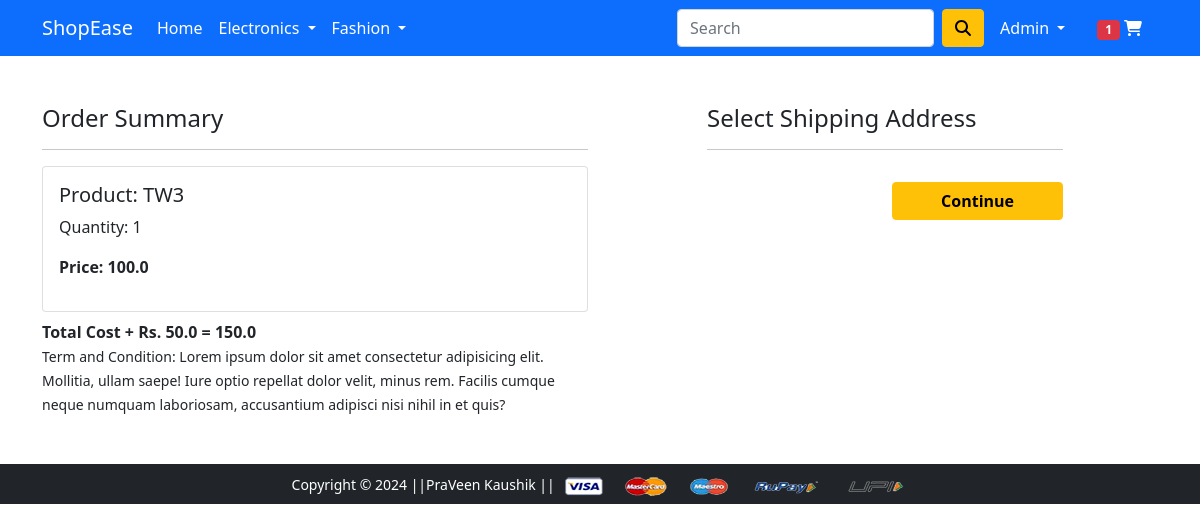
Before: /checkout/ (signed in) with the older database file.
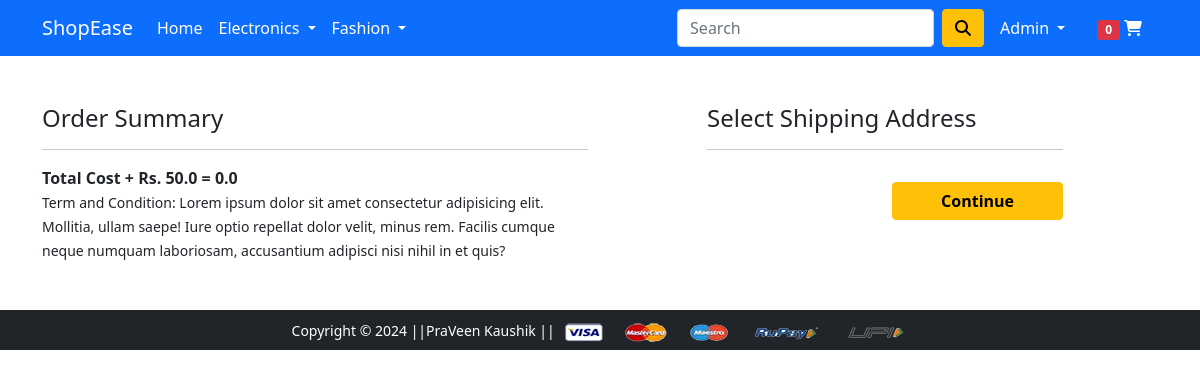
After: the same page with the newer database file.
### app/models.py (models this page shows, shortened)
class Cart(models.Model):
    user=models.ForeignKey(User,on_delete=models.CASCADE)
    product=models.ForeignKey(Product,on_delete=models.CASCADE)
    quantity=models.PositiveIntegerField(default=1)
    @property
    def total_cost(self):
        return self.quantity*self.product.discounted_price

class Product(models.Model):
    title=models.CharField(max_length=200)
    selling_price=models.FloatField()
    discounted_price=models.FloatField()
    description=models.TextField()
    brand=models.CharField(max_length=100)
    category=models.CharField(choices=CATEGORY_CHOICES,max_length=2)
    product_image=models.ImageField(upload_to='productimg')

### app/views.py (the view)
# urls.py: path('checkout/', views.checkout, name='checkout'),
@login_required
def checkout(request):
    user=request.user
    totalitem=0
    totalitem=len(Cart.objects.filter(user=user))
    add=Customer.objects.filter(user=user)
    amount = 0.0
    shipping_amt = 50.0
    total_amount = 0.0
    cart_product = [p for p in Cart.objects.all() if p.user == request.user]
    if cart_product:
        for p in cart_product:
            temp_amt = p.quantity * p.product.discounted_price
            amount += temp_amt
        total_amount = amount + shipping_amt
    return render(request, 'app/checkout.html',{'add':add,'total_amount':total_amount,'cart_product':cart_product,'totalitem':totalitem})

### app/templates/app/checkout.html (shortened to what this page needs)
{% extends 'app/base.html' %}
{% load static %}
{% block main-content %}
<div class="container">
    <div class="row mt-5">
        <div class="col-sm-6">
            <h4>Order Summary</h4>
            <hr>
            {% for cp in cart_product %}
                <div class="card mb-2">
                    <div class="card-body">
                        <h5>Product: {{ cp.product.title }}</h5>
                        <p>Quantity: {{ cp.quantity }}</p>
                        <p class="fw-bold">Price: {{ cp.total_cost }}</p>
                    </div>
                </div>
            {% endfor %}
            <div>
                <strong>Total Cost + Rs. 50.0 = {{ total_amount }}</strong>
            </div>
            <small>
                Term and Condition: Lorem ipsum dolor sit amet consectetur adipisicing elit. Mollitia, ullam saepe! Iure optio repellat dolor velit, minus rem. Facilis cumque neque numquam laboriosam, accusantium adipisci nisi nihil in et quis?
            </small>
        </div>
        <div class="col-sm-4 offset-sm-1">
            <h4>Select Shipping Address</h4>
            <hr>
            <form action="/paymentdone">
                  <div class="text-end">
                    <button type="submit" class="btn btn-warning mt-3 px-5 fw-bold">Continue</button>
                  </div>
              </form>
        </div>
    </div>
</div>
{% endblock main-content %}

### app/templates/app/base.html (shortened to what this page needs)
<!doctype html>
{% load static %}
<html lang="en">
  <head>
    <link href="https://cdn.jsdelivr.net/npm/bootstrap@5.0.0-beta1/dist/css/bootstrap.min.css" rel="stylesheet">
    <link rel="stylesheet" href="{% static 'app/css/owl.carousel.min.css' %}">
    <link rel="stylesheet" href="{% static 'app/css/all.min.css' %}">
    <link rel="stylesheet" href="{% static 'app/css/style.css' %}">
  </head>
  <body>
    <nav class="navbar navbar-expand-lg navbar-dark bg-primary">
     <div class="container">
       <a class="navbar-brand" href="/">ShopEase</a>
       <div class="collapse navbar-collapse" id="navbarSupportedContent">
         <ul class="navbar-nav me-auto mb-2 mb-lg-0">
           <li class="nav-item">
             <a class="nav-link active" aria-current="page" href="/">Home</a>
           </li>
           <li class="nav-item dropdown">
             <a class="nav-link dropdown-toggle text-white" href="#" id="electronicsDropdown" role="button" data-bs-toggle="dropdown" aria-expanded="false">
               Electronics
             </a>
           </li>
           <li class="nav-item dropdown">
             <a class="nav-link dropdown-toggle text-white" href="#" id="fashionDropdown" role="button" data-bs-toggle="dropdown" aria-expanded="false">
               Fashion
             </a>
           </li>
         </ul>
         <form method="get" class="d-flex" action="{% url 'product_list' %}">
          <input class="form-control me-2" type="search" name="query" placeholder="Search" aria-label="Search">
          <button class="btn btn-warning" type="submit"><i class="fas fa-search"></i></button>
      </form>
         <div>
          <ul class="navbar-nav me-auto mb-2 mb-lg-0">
          {% if request.user.is_authenticated %}
           <li class="nav-item dropdown mx-2">
              <a class="nav-link dropdown-toggle text-white" href="#" id="profileDropdown" role="button" data-bs-toggle="dropdown" aria-expanded="false">
                {{request.user.username|capfirst}}
              </a>
            </li>
            <li class="nav-item mx-2">
              <a href="{% url 'cart' %}" class="nav-link text-white"><span class="badge bg-danger">{{totalitem}}</span> <i class="fas fa-shopping-cart"></i></a>
            </li>
            {% endif %}
          </ul>
         </div>
       </div>
     </div>
    </nav>
    {% block main-content %} {% endblock main-content %}
    <footer class="container-fluid bg-dark text-center p-2 mt-5">
        <small class="text-white">Copyright &copy; 2024 ||PraVeen Kaushik || </small>
        <img src="{% static 'app/images/payment.png' %}" alt="" srcset="" class="img-fluid" height="2px">
    </footer>
  </body>
</html>

Changed rows visible on the page:
removed Cart: product "TW3", quantity "1", total_cost "100.0"
Other visible differences:
{{ totalitem }}: "1" → "0"
{{ total_amount }}: "150.0" → "0.0"
